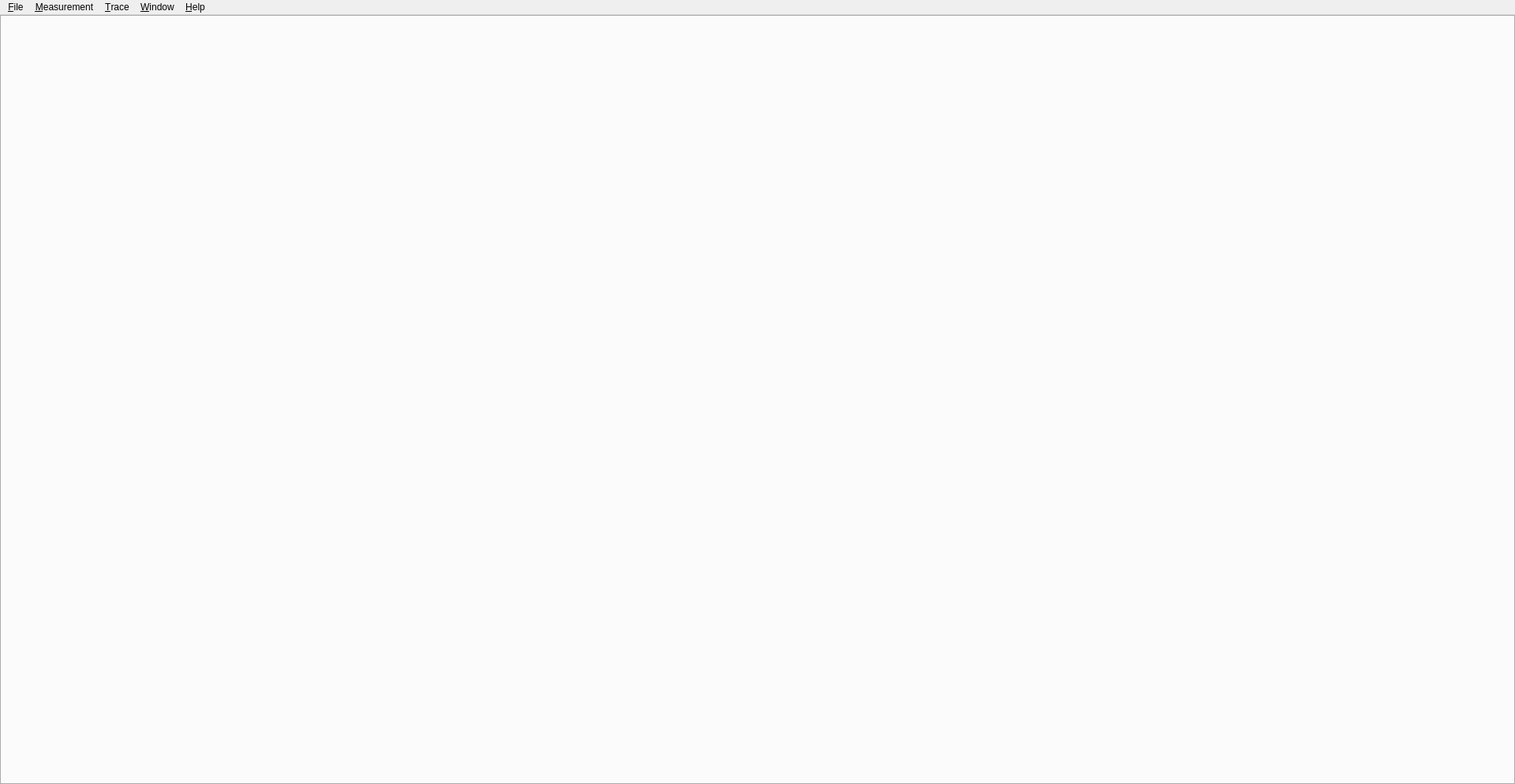
<?xml version="1.0" encoding="UTF-8"?>
<ui version="4.0">
 <class>MainWindow</class>
 <widget class="QMainWindow" name="MainWindow">
  <property name="geometry">
   <rect>
    <x>0</x>
    <y>0</y>
    <width>1920</width>
    <height>994</height>
   </rect>
  </property>
  <property name="windowTitle">
   <string>Parallel Scara Robot Master</string>
  </property>
  <property name="styleSheet">
   <string notr="true"/>
  </property>
  <property name="documentMode">
   <bool>false</bool>
  </property>
  <property name="unifiedTitleAndToolBarOnMac">
   <bool>true</bool>
  </property>
  <widget class="QWidget" name="centralwidget">
   <layout class="QVBoxLayout" name="verticalLayout">
    <property name="spacing">
     <number>3</number>
    </property>
    <property name="leftMargin">
     <number>0</number>
    </property>
    <property name="topMargin">
     <number>0</number>
    </property>
    <property name="rightMargin">
     <number>0</number>
    </property>
    <property name="bottomMargin">
     <number>0</number>
    </property>
    <item>
     <widget class="QTabWidget" name="mainTabs">
      <property name="enabled">
       <bool>true</bool>
      </property>
      <property name="maximumSize">
       <size>
        <width>16777215</width>
        <height>16777215</height>
       </size>
      </property>
      <property name="autoFillBackground">
       <bool>false</bool>
      </property>
      <property name="tabPosition">
       <enum>QTabWidget::South</enum>
      </property>
      <property name="tabShape">
       <enum>QTabWidget::Rounded</enum>
      </property>
      <property name="currentIndex">
       <number>-1</number>
      </property>
      <property name="elideMode">
       <enum>Qt::ElideNone</enum>
      </property>
      <property name="tabsClosable">
       <bool>false</bool>
      </property>
      <property name="movable">
       <bool>true</bool>
      </property>
     </widget>
    </item>
   </layout>
  </widget>
  <widget class="QMenuBar" name="menubar">
   <property name="geometry">
    <rect>
     <x>0</x>
     <y>0</y>
     <width>1920</width>
     <height>25</height>
    </rect>
   </property>
   <widget class="QMenu" name="menuFile">
    <property name="title">
     <string>&amp;File</string>
    </property>
    <addaction name="action_WorkspaceNew"/>
    <addaction name="separator"/>
    <addaction name="action_WorkspaceOpen"/>
    <addaction name="action_WorkspaceSave"/>
    <addaction name="action_WorkspaceSaveAs"/>
    <addaction name="separator"/>
    <addaction name="action_Quit"/>
   </widget>
   <widget class="QMenu" name="menuWindow">
    <property name="title">
     <string>&amp;Window</string>
    </property>
    <widget class="QMenu" name="menu_New">
     <property name="title">
      <string>&amp;New</string>
     </property>
     <addaction name="action_Trace_View"/>
     <addaction name="actionLog_View"/>
     <addaction name="actionGraph_View"/>
     <addaction name="actionCan_Status_View"/>
     <addaction name="actionGraph_View_2"/>
     <addaction name="actionTransmit_View"/>
     <addaction name="actionCmdStatusPanel_View"/>
     <addaction name="actionYes_U_finally_find_me"/>
    </widget>
    <addaction name="menu_New"/>
   </widget>
   <widget class="QMenu" name="menuMeasurement">
    <property name="title">
     <string>&amp;Measurement</string>
    </property>
    <addaction name="actionStart_Measurement"/>
    <addaction name="actionStop_Measurement"/>
    <addaction name="separator"/>
    <addaction name="actionSetup"/>
   </widget>
   <widget class="QMenu" name="menuHelp">
    <property name="title">
     <string>&amp;Help</string>
    </property>
    <addaction name="actionAbout"/>
   </widget>
   <widget class="QMenu" name="menu_Trace">
    <property name="title">
     <string>&amp;Trace</string>
    </property>
    <addaction name="action_TraceClear"/>
    <addaction name="separator"/>
    <addaction name="actionSave_Trace_to_file"/>
   </widget>
   <addaction name="menuFile"/>
   <addaction name="menuMeasurement"/>
   <addaction name="menu_Trace"/>
   <addaction name="menuWindow"/>
   <addaction name="menuHelp"/>
  </widget>
  <action name="action_Quit">
   <property name="text">
    <string>E&amp;xit</string>
   </property>
   <property name="shortcut">
    <string>Alt+F4</string>
   </property>
  </action>
  <action name="action_Trace_View">
   <property name="text">
    <string>&amp;Trace View</string>
   </property>
   <property name="shortcut">
    <string>Ctrl+Shift+T</string>
   </property>
  </action>
  <action name="actionLog_View">
   <property name="text">
    <string>&amp;Log View</string>
   </property>
   <property name="shortcut">
    <string>Ctrl+Shift+L</string>
   </property>
  </action>
  <action name="actionSetup">
   <property name="text">
    <string>&amp;Setup...</string>
   </property>
   <property name="shortcut">
    <string>Ctrl+Alt+S</string>
   </property>
  </action>
  <action name="actionStart_Measurement">
   <property name="text">
    <string>Star&amp;t Measurement</string>
   </property>
   <property name="shortcut">
    <string>F5</string>
   </property>
  </action>
  <action name="actionStop_Measurement">
   <property name="text">
    <string>Sto&amp;p Measurement</string>
   </property>
   <property name="shortcut">
    <string>Shift+F5</string>
   </property>
  </action>
  <action name="actionAbout">
   <property name="text">
    <string>&amp;About</string>
   </property>
  </action>
  <action name="actionSave_Trace_to_file">
   <property name="text">
    <string>&amp;Save Trace to file...</string>
   </property>
  </action>
  <action name="actionGraph_View">
   <property name="enabled">
    <bool>false</bool>
   </property>
   <property name="text">
    <string>&amp;Graph View</string>
   </property>
   <property name="shortcut">
    <string>Ctrl+Shift+G</string>
   </property>
   <property name="visible">
    <bool>false</bool>
   </property>
  </action>
  <action name="action_WorkspaceNew">
   <property name="text">
    <string>&amp;New Workspace...</string>
   </property>
   <property name="shortcut">
    <string>Ctrl+N</string>
   </property>
  </action>
  <action name="action_WorkspaceSave">
   <property name="text">
    <string>&amp;Save Workspace</string>
   </property>
   <property name="shortcut">
    <string>Ctrl+S</string>
   </property>
  </action>
  <action name="action_WorkspaceSaveAs">
   <property name="text">
    <string>Save Workspace &amp;As...</string>
   </property>
   <property name="shortcut">
    <string>Ctrl+Shift+S</string>
   </property>
  </action>
  <action name="action_WorkspaceOpen">
   <property name="text">
    <string>&amp;Open Workspace...</string>
   </property>
   <property name="shortcut">
    <string>Ctrl+O</string>
   </property>
  </action>
  <action name="action_TraceClear">
   <property name="text">
    <string>&amp;Clear</string>
   </property>
   <property name="shortcut">
    <string>Esc</string>
   </property>
  </action>
  <action name="actionCan_Status_View">
   <property name="text">
    <string>Can &amp;Status View</string>
   </property>
  </action>
  <action name="actionGraph_View_2">
   <property name="text">
    <string>Graph View</string>
   </property>
  </action>
  <action name="actionTransmit_View">
   <property name="text">
    <string>Transmit View</string>
   </property>
  </action>
  <action name="actionCmdStatusPanel_View">
   <property name="text">
    <string>CmdStatusPanel View</string>
   </property>
  </action>
  <action name="actionYes_U_finally_find_me">
   <property name="text">
    <string>Yes! U finally find me!</string>
   </property>
  </action>
 </widget>
 <resources/>
 <connections>
  <connection>
   <sender>action_Quit</sender>
   <signal>triggered()</signal>
   <receiver>MainWindow</receiver>
   <slot>close()</slot>
   <hints>
    <hint type="sourcelabel">
     <x>-1</x>
     <y>-1</y>
    </hint>
    <hint type="destinationlabel">
     <x>399</x>
     <y>299</y>
    </hint>
   </hints>
  </connection>
 </connections>
</ui>
